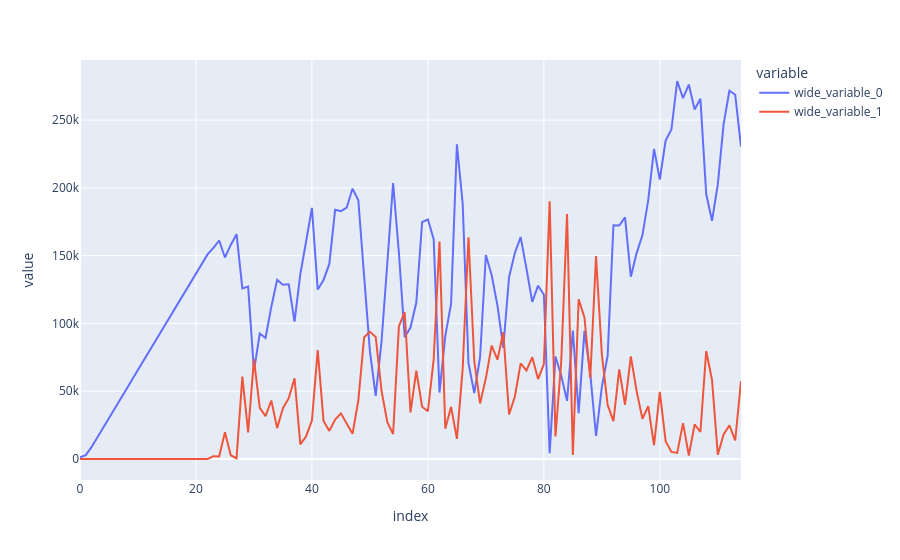

The notebook cell saved with this chart:
### Code cell
px.line(y=[invs[0, :], demands[0, 1:]])
